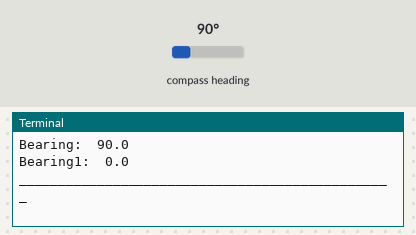
Simulated run of this program. Board: Raspberry Pi (BCM pin numbers). On the bench: the last lines printed to the terminal. The inputs (shaded band) are chosen by the test bench; at power-on: compass heading 90°.

Above: at 1.2 s.
1.3 s: compass heading set to 7°
At 2.6 s:
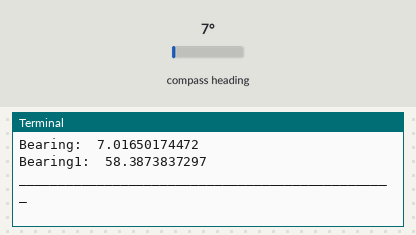
2.8 s: compass heading set to 180°
At 4.6 s:
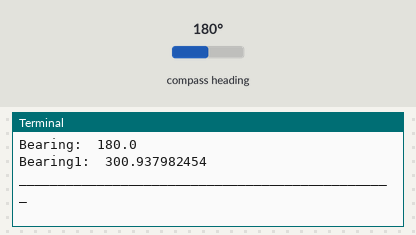
Timing chart, 0 to 6.1 s (numbered marks = the images above; inputs shaded):
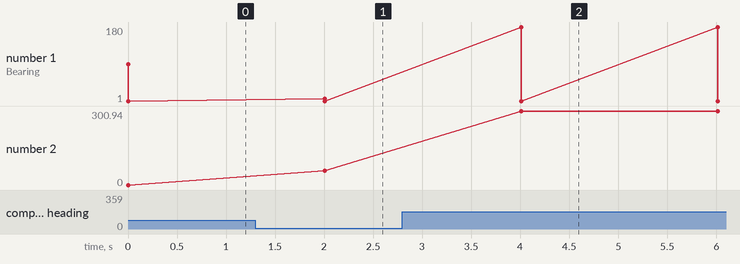

Measured:
- after the input at 1.3 s, the terminal: prints a new line after 0.71 s (image 1)
- after the input at 2.8 s, the terminal: prints a new line after 1.2 s (image 2)
- plotted number 2: 0 → 58.39 after the input at 1.3 s, 58.39 → 300.94 after the input at 2.8 s

The program:

HMC5883L.py
```python
#!/usr/bin/python
import smbus
import time
import math

bus = smbus.SMBus(1)
address = 0x1e
mpu6050address = 0x68

def read_byte(adr):
    return bus.read_byte_data(address, adr)

def read_word(adr):
    high = bus.read_byte_data(address, adr)
    low = bus.read_byte_data(address, adr+1)
    val = (high << 8) + low
    return val

def read_word_2c(adr):
    val = read_word(adr)
    if (val >= 0x8000):
        return -((65535 - val) + 1)
    else:
        return val

def write_byte(adr, value):
    bus.write_byte_data(address, adr, value)

#______________for gy87 only________________
bus.write_byte_data(mpu6050address, 0x37, 2)
bus.write_byte_data(mpu6050address, 0x6a, 0)
bus.write_byte_data(mpu6050address, 0x6b, 0)
#___________________________________________

write_byte(0, 0b01110000) # Set to 8 samples @ 15Hz
write_byte(1, 0b00100000) # 1.3 gain LSb / Gauss 1090 (default)
write_byte(2, 0b00000000) # Continuous sampling

scale = 0.92

while True:
	x_out = read_word_2c(3) * scale
	y_out = read_word_2c(7) * scale
	z_out = read_word_2c(5) * scale

	bearing  = math.atan2(y_out, x_out)
	bearing1  = math.atan2(x_out, math.sqrt((y_out*y_out)+(z_out*z_out)))
	if (bearing < 0):
	    bearing += 2 * math.pi
	if (bearing1 < 0):
	    bearing1 += 2 * math.pi

	print "Bearing: ", math.degrees(bearing)
	print "Bearing1: ", math.degrees(bearing1)
	print "________________________________________________"
	time.sleep(2)
```
